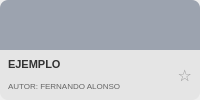
                <widget class="QFrame" name="card_3">
                 <property name="minimumSize">
                  <size>
                   <width>120</width>
                   <height>100</height>
                  </size>
                 </property>
                 <property name="maximumSize">
                  <size>
                   <width>16777215</width>
                   <height>140</height>
                  </size>
                 </property>
                 <property name="sizePolicy">
                  <sizepolicy hsizetype="Expanding" vsizetype="Preferred">
                   <horstretch>1</horstretch>
                   <verstretch>0</verstretch>
                  </sizepolicy>
                 </property>
                 <property name="styleSheet">
                  <string>QFrame#card_3 { background-color: #E0E0E0; border-radius: 8px; }</string>
                 </property>
                 <layout class="QVBoxLayout" name="vbox_card3">
                  <property name="spacing">
                   <number>0</number>
                  </property>
                  <property name="leftMargin">
                   <number>0</number>
                  </property>
                  <property name="topMargin">
                   <number>0</number>
                  </property>
                  <property name="rightMargin">
                   <number>0</number>
                  </property>
                  <property name="bottomMargin">
                   <number>0</number>
                  </property>
                  <item>
                   <widget class="QLabel" name="card_top_3">
                    <property name="minimumSize">
                     <size>
                      <width>0</width>
                      <height>50</height>
                     </size>
                    </property>
                    <property name="styleSheet">
                     <string>background-color: #9CA3AF; border-top-left-radius: 8px; border-top-right-radius: 8px;</string>
                    </property>
                    <property name="text">
                     <string/>
                    </property>
                   </widget>
                  </item>
                  <item>
                   <widget class="QFrame" name="card_bottom_3">
                    <property name="styleSheet">
                     <string>background-color: #E5E5E5; border-bottom-left-radius: 8px; border-bottom-right-radius: 8px;</string>
                    </property>
                    <layout class="QHBoxLayout" name="hbox_info3">
                     <property name="leftMargin">
                      <number>8</number>
                     </property>
                     <property name="topMargin">
                      <number>5</number>
                     </property>
                     <property name="rightMargin">
                      <number>8</number>
                     </property>
                     <property name="bottomMargin">
                      <number>5</number>
                     </property>
                     <item>
                      <layout class="QVBoxLayout" name="vbox_text3">
                       <property name="spacing">
                        <number>2</number>
                       </property>
                       <item>
                        <widget class="QLabel" name="lbl_ex3">
                         <property name="styleSheet">
                          <string>font-weight: bold; font-size: 11px; color: #333; background: transparent;</string>
                         </property>
                         <property name="text">
                          <string>EJEMPLO</string>
                         </property>
                        </widget>
                       </item>
                       <item>
                        <widget class="QLabel" name="lbl_aut3">
                         <property name="styleSheet">
                          <string>font-size: 8px; color: #666; background: transparent;</string>
                         </property>
                         <property name="text">
                          <string>AUTOR: FERNANDO ALONSO</string>
                         </property>
                        </widget>
                       </item>
                      </layout>
                     </item>
                     <item>
                      <widget class="QLabel" name="lbl_star_3">
                       <property name="styleSheet">
                        <string>color: #999; font-size: 16px; background: transparent;</string>
                       </property>
                       <property name="text">
                        <string>☆</string>
                       </property>
                       <property name="alignment">
                        <set>Qt::AlignRight|Qt::AlignTrailing|Qt::AlignVCenter</set>
                       </property>
                      </widget>
                     </item>
                    </layout>
                   </widget>
                  </item>
                 </layout>
                </widget>
